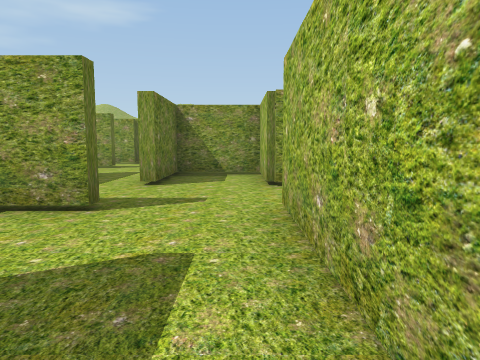
view 1 (above)

17 first-person views from a walk through a scene from a Unity 3-D project. The camera is 1.3 m above the floor, tilts 6° down and sees 70° across. The floor is counted in squares, 2 m on a side. Each view is taken from the middle of a square. On the plan, view 1 faces up. The plan holds only what a view shows up to about 10 squares ahead; the rest is blank. The place goes on beyond the plan. The player is left out. Some surface patterns are stand-ins.

view 2
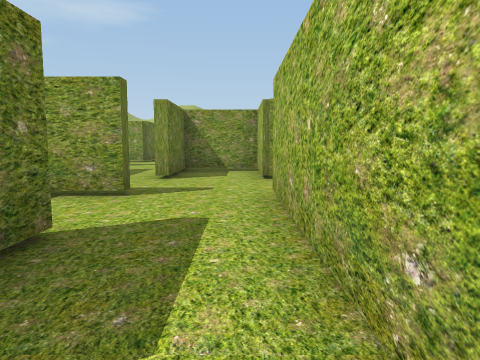

view 3
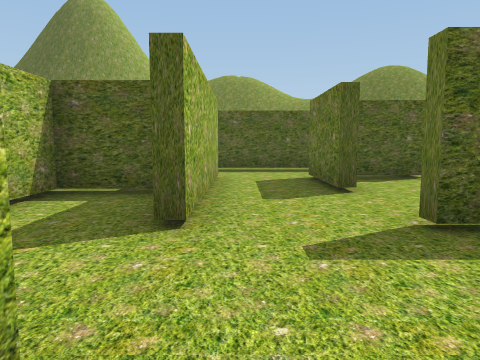

view 4
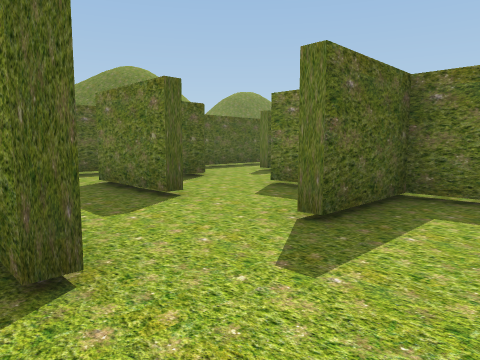

view 5
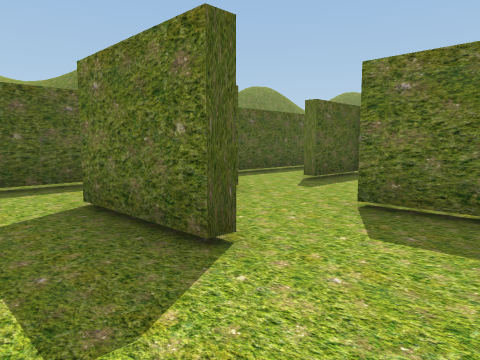

view 6
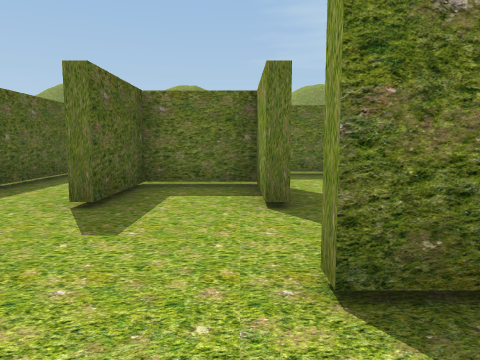

view 7
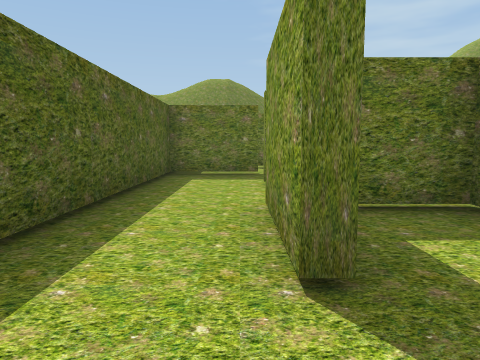

view 8
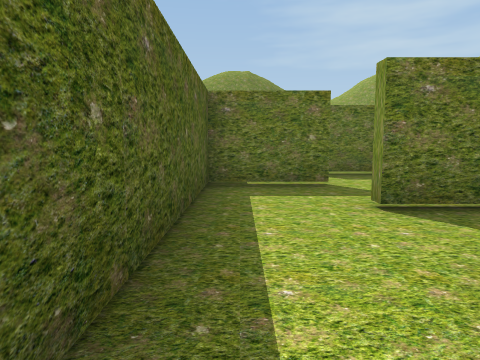

view 9
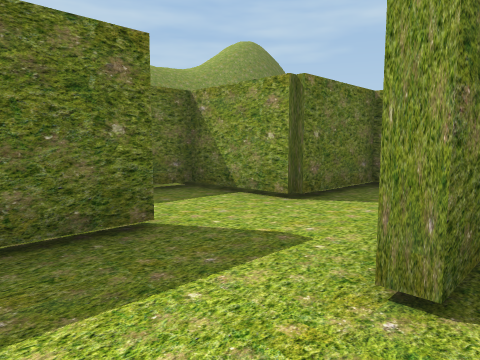

view 10
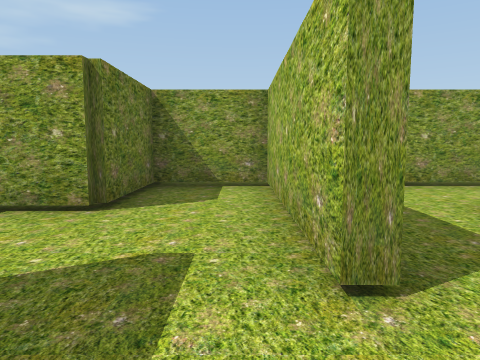

view 11
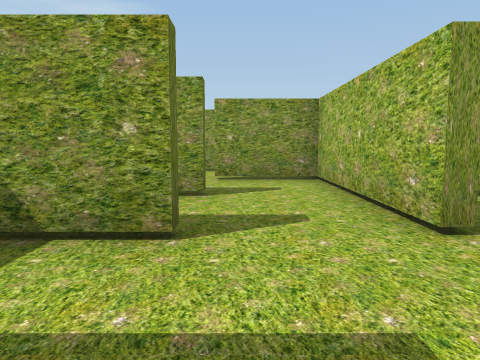

view 12
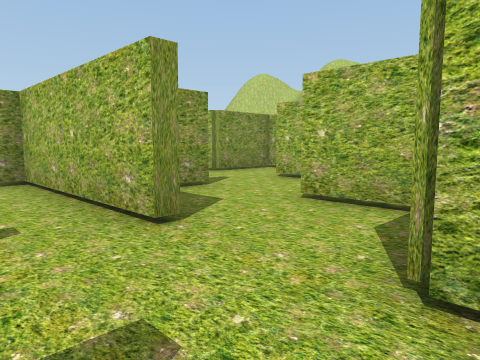

view 13
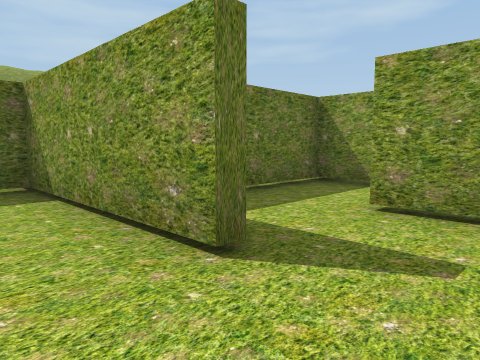

view 14
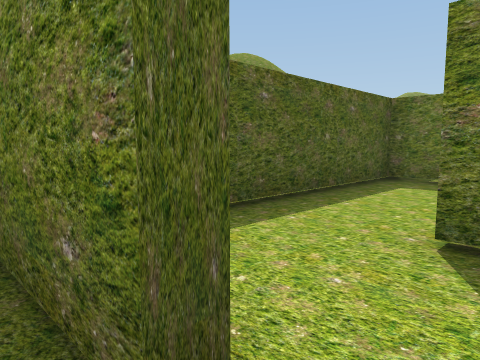

view 15
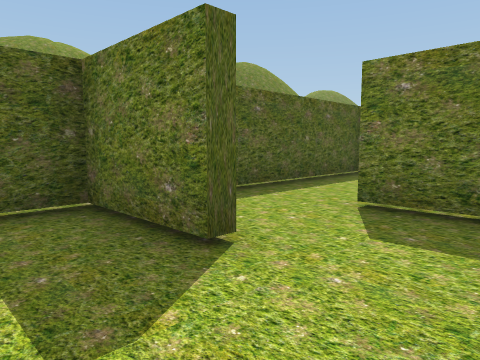

view 16
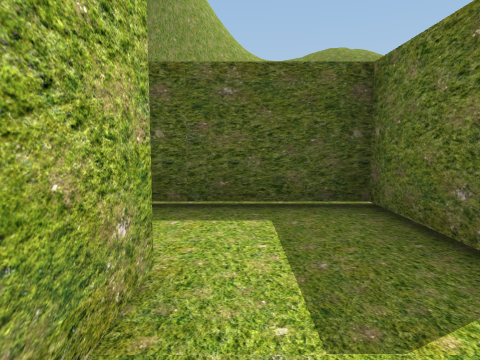

view 17
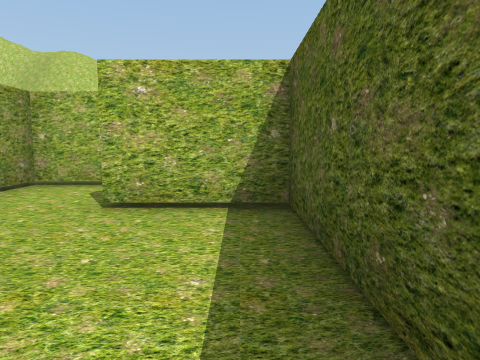

### Floor plan
Key: @ floor where view 1 was taken; # wall or solid block; . floor.
Columns run from 14 left of view 1 to 5 right of it. Each row starts with its distance up from view 1.
 10           #.
  9           ..
  8        ##  ..###
  7       .#.   .#.#
  6       .#.###.#.###
  5        #...#.....#
  4    ######..##....
  3    #.#.....#...#.
  2  ###.#.##..#...#####
  1 .#...#.#.....#.#...#
  0 .#...#.##..###@#...#
 -1   .#.......#.....#..
 -2   .#.......#.....#..
 -3    #################

Positions as (right, up) in squares from view 1, and headings:
1: (0, 0), facing up
2: (0, -1), facing up
3: (0, 6), facing down
4: (1, 5), facing down-left
5: (0, 3), facing down-left
6: (-2, 1), facing left
7: (-4, -1), facing left
8: (-6, -2), facing left
9: (-9, -2), facing up-left
10: (-10, -2), facing up
11: (-5, -1), facing up
12: (-5, -1), facing up-right
13: (-4, 2), facing up-left
14: (3, 0), facing down-left
15: (4, 1), facing down-left
16: (4, 1), facing down
17: (-1, -2), facing right
